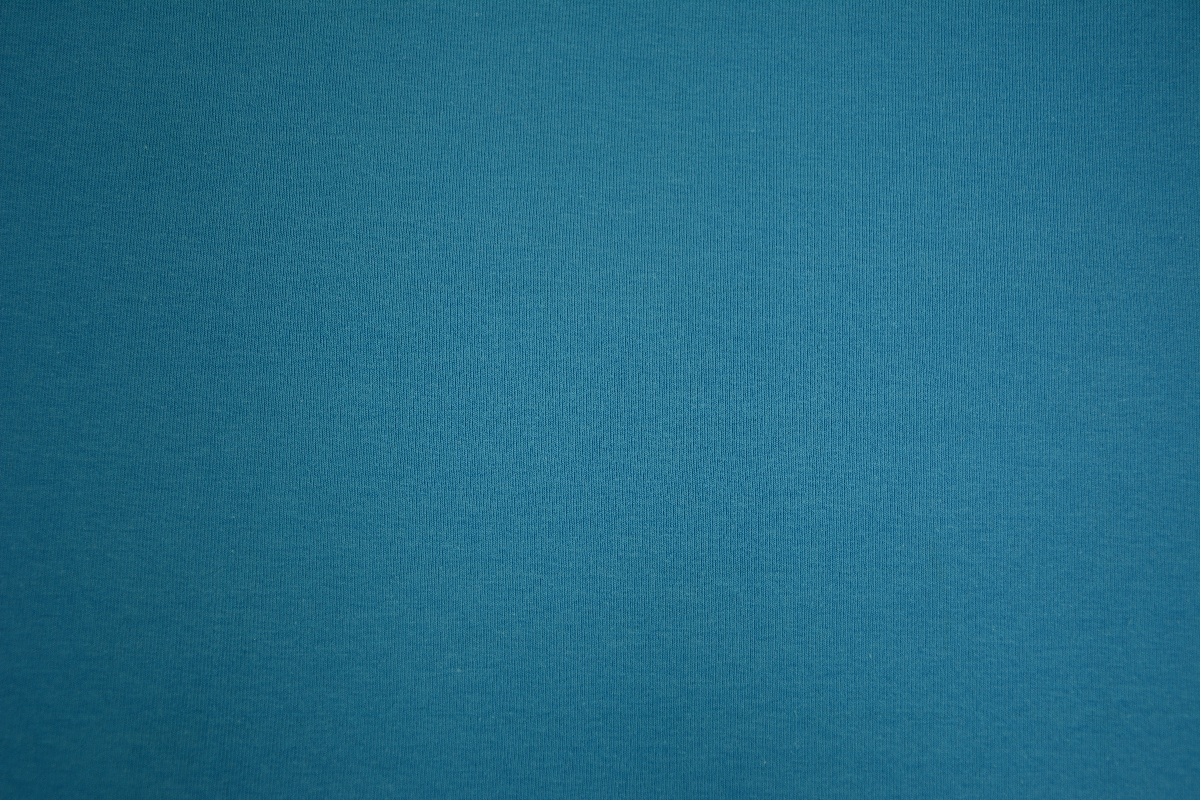
#> input picture data/input.JPG, 1200 x 800 px, found by its file name
$ python AutoBarreV0.01.py   (Python 2 division)
#> lines starting #> are read from the running program, lines starting #| are printed output that depends on the picture; after the words box and inside, x2 and y2 are one past the last pixel; in counts of white or black regions, pixels touching at a corner belong together; long printed decimals are rounded
# -*- coding: utf-8 -*-
"""

07/28/2017:	v0.01 trying to make it automatic

"""
from Tkinter import *
import ttk
import cv2
import os
import numpy as np
import math
import time
import csv

#finds worst case size we will crop to after rotation; 0.35 to approximate sqrt(2)/4
def findCropSize( raw ):
    rows, cols = raw.shape[0:2]
    print rows, cols
    cropsize = 0.35*cols
    if rows < cols:
        cropsize = 0.35*rows
    return cropsize

#rotates raw image by theta degrees, returns rotated image
def rotateTheta( raw, theta ):
    #print raw.shape
    imgcenter = tuple(np.array(raw.shape[0:2])/2)

    #print imgcenter
    M = cv2.getRotationMatrix2D((imgcenter[1],imgcenter[0]), theta, 1.0)
    #print M

    rotated = cv2.warpAffine(raw, M, (raw.shape[1],raw.shape[0]), flags=cv2.INTER_LINEAR)

    return rotated

#crops image to centered square of specified size, returns cropped image
def autoCrop ( raw , cropsize ):
    rows, cols = raw.shape[0:2]
    cropped = raw[math.ceil(rows*0.5 - cropsize):math.floor(rows*0.5 + cropsize),math.ceil(cols*0.5 - cropsize):math.floor(cols*0.5 + cropsize)]
    return cropped

#detect - polyfit to remove brightness curve from flash, equalize, kmeans, etc
def detect( raw ):
    # [5 lines of commented-out code are left out]
    rows, cols = raw.shape
    mean = np.mean(raw, axis = 1)      #mean is a 1D type (row vector)  #creates vector of mean of each row of pixels?
    mean = np.float32(mean)
    #print raw.shape
    x = np.array(range(len(mean)))
    y = mean
    z = np.polyfit(x,y,2)    #returns vector of coefficiencts for degree 2 polynomial
    mean = [v-(z[0]*ind**2+z[1]*ind+z[2]) for ind,v in enumerate(y)]   #enumerate puts 0,1,2.. into ind and means into v
    mean = np.float32(mean)  #mean now contains error from polyfit to mean?

    criteria = (cv2.TERM_CRITERIA_MAX_ITER + cv2.TERM_CRITERIA_EPS, 20, 0.1) #max iterations and/or desired accuracy
    flags = cv2.KMEANS_RANDOM_CENTERS #let opencv choose random centers for clusters
    initial_ram = 5 #actually this is number of attempts
    #the depth of data must be 32F, that is np.float32
    error,labels,centers = cv2.kmeans(mean,2,None,criteria,initial_ram,flags)
    print error #aka "compactness"
    if centers[1] < centers[0]:
        labels = [ 1-x for x in labels]
    labels = [ x*255 for x in labels]
    #print labels
    #lables are column vector
    RowMean = np.tile(labels,[1,cols])   #the tile function is what makes the bars go all the way across by repeating "labels" numcol times
    #RowMean = RowMean.T
    detected = RowMean.astype(np.uint8)

    imgOut = np.zeros((raw.shape[0],raw.shape[0]*2),np.uint8)
    imgOut[:raw.shape[0], :raw.shape[0]] = detected
    imgOut[:raw.shape[0], raw.shape[0]:raw.shape[0]*2] = raw

    return (imgOut, error)

#main starts here
#open the file
os.chdir(os.path.dirname(os.path.realpath(__file__)))
os.chdir('data')


img_name = 'input.jpg'
raw = cv2.imread(img_name)
#> raw is the input picture: shape (800, 1200, 3); mean B, G, R 133.3, 106.6, 35.3
#cv2.imshow('%s' %img_name,raw)
if np.ndim(raw) == 3:
    raw = cv2.cvtColor(raw,cv2.COLOR_BGR2GRAY)
#> raw: shape (800, 1200)
raw = cv2.equalizeHist(raw)
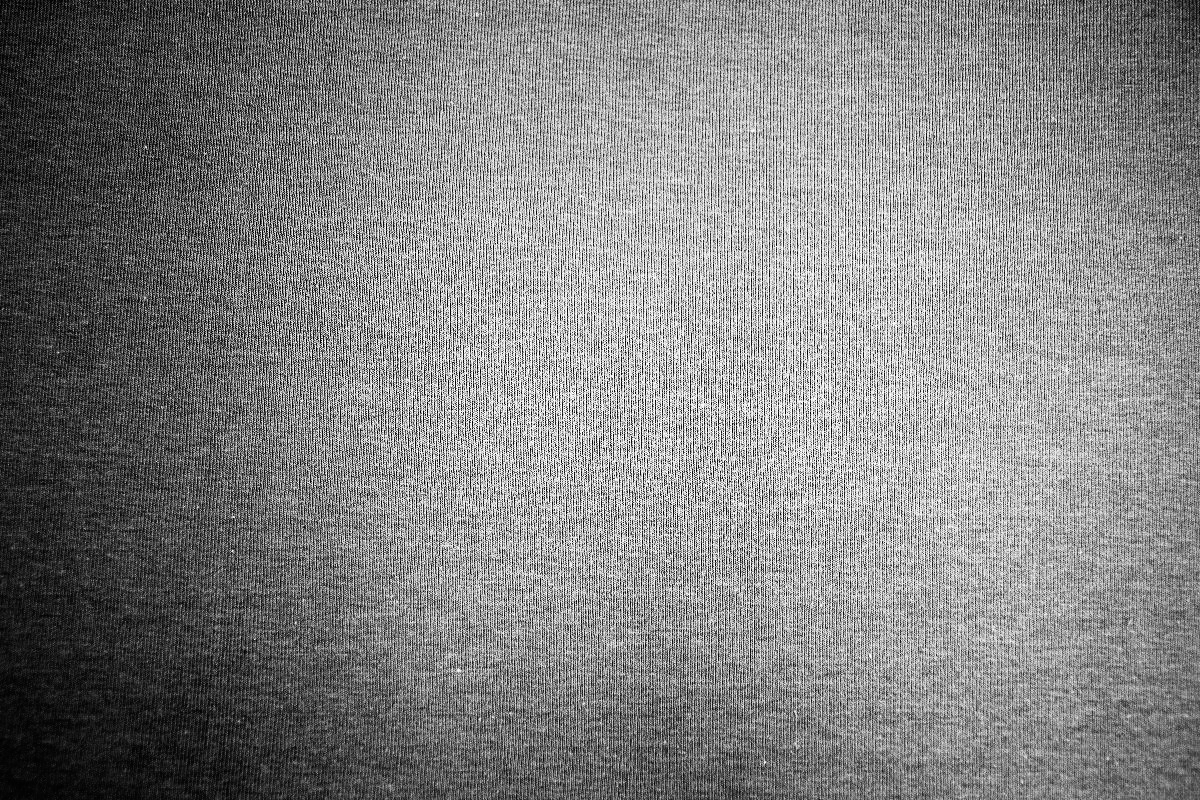
#> raw: shape (800, 1200); min 0, max 255, mean 129.7
#cv2.imshow('%s' %img_name,raw)
#find crop size
cropsize = findCropSize( raw )
#| 800 1200
#> cropsize = 280
#cropsize = 500
print cropsize
#| 280.0
maxError = 0;
thetaAtMaxError = 0;
for theta in xrange(0,180):
    tempImg = rotateTheta ( raw, theta )
    tempImg = autoCrop (tempImg,cropsize)
    (detected, error) = detect(tempImg)
    #cv2.imshow('%s' %img_name,detected)
    #cv2.waitKey(0)
    if maxError < error:
        maxError = error
        thetaAtMaxError = theta
#> this loop made 180 passes
#> (z in detect, error, centers in detect, maxError) on pass 1: ([-0.000338, 0.135, 162.4], 1841, [2.33, -2.42], 1841)
#> (z in detect, error, centers in detect) on passes 2 to 7: ([-0.000335, 0.132, 162.9], 1598.5, [1.97, -2.5]), ([-0.000337, 0.132, 163.2], 1159.8, [-2.54, 1.56]), ([-0.000338, 0.131, 163.5], 1057.3, [-2.05, 1.82]), ([-0.000339, 0.13, 163.9], 838.7, [1.64, -1.86]), ([-0.00034, 0.13, 164.1], 939.3, [1.83, -1.9]), ([-0.000341, 0.128, 164.6], 1048.2, [1.97, -1.58])
#| 1840.981
#| 1598.514
#| 1159.804
#| 1057.302
#| 838.671
#| 939.325
#| 1048.248
#| 933.462
#> (further printed lines are left out)
#> pass 1, in autoCrop, `cropped = raw[math.ceil(rows*0.5 - cropsize):math.floor(rows*0.5 + cro..`:
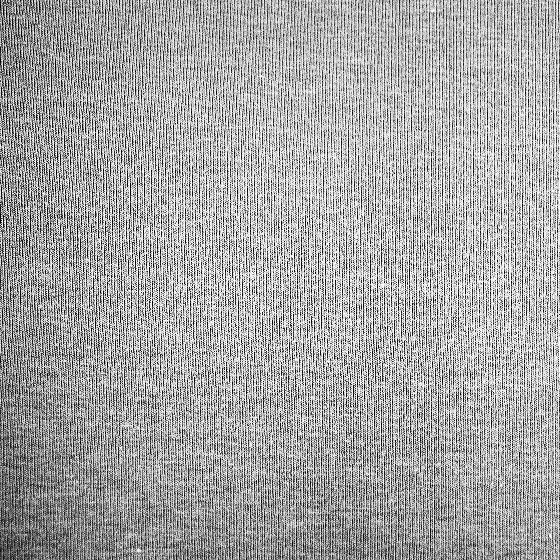
#> cropped: shape (560, 560); min 0, max 255, mean 165
#> pass 1, in detect, `RowMean = np.tile(labels,[1,cols])   #the tile function is what makes ..`:
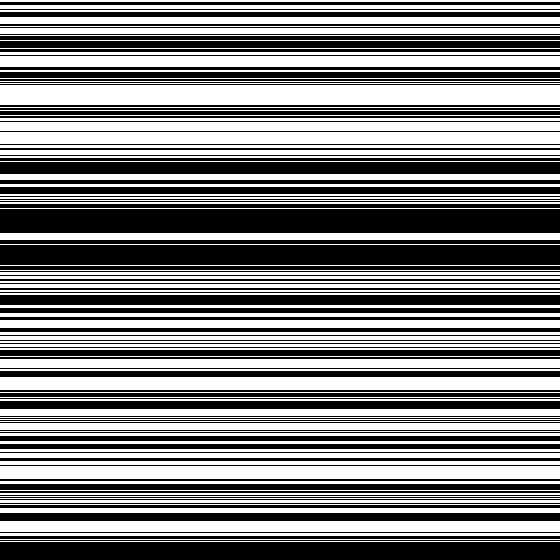
#> RowMean: shape (560, 560) int32; 50.9% white; 82 black regions, largest, box (x1, y1, x2, y2) and area: (0, 209, 560, 233) 13440, (0, 245, 560, 265) 11200, (0, 542, 560, 560) 10080
#> pass 1, `(detected, error) = detect(tempImg)`:
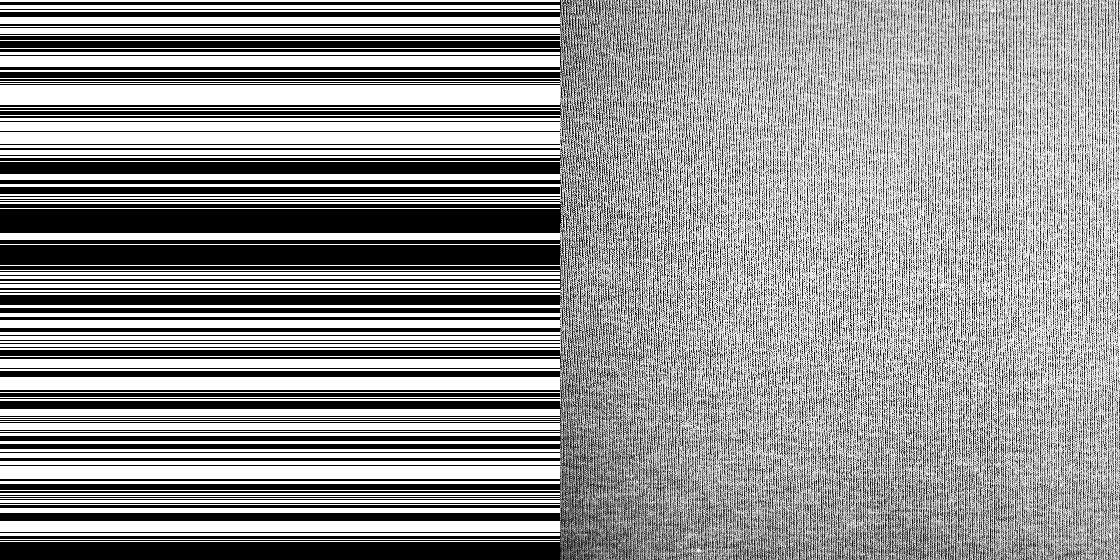
#> detected: shape (560, 1120); min 0, max 255, mean 147.4
#> after the loop:
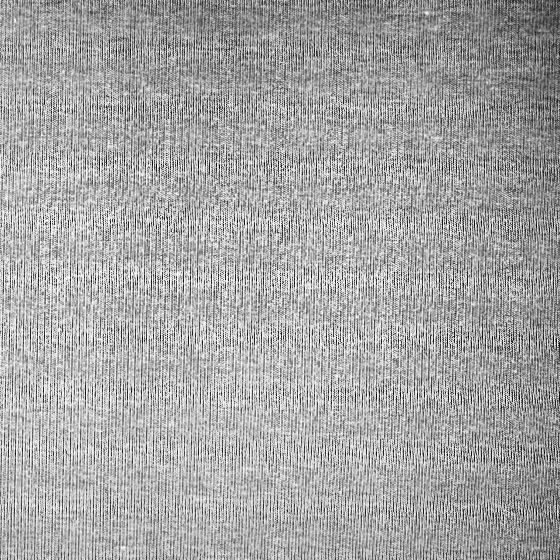
#> tempImg: shape (560, 560); min 0, max 255, mean 165

    #time.sleep(10)
print thetaAtMaxError
#| 90
print maxError
#| 35394.985
tempImg = rotateTheta ( raw, thetaAtMaxError + 90 ) #for real images
#> tempImg: shape (800, 1200)
#tempImg = rotateTheta ( raw, thetaAtMaxError) #for standard images
tempImg = autoCrop (tempImg,cropsize)
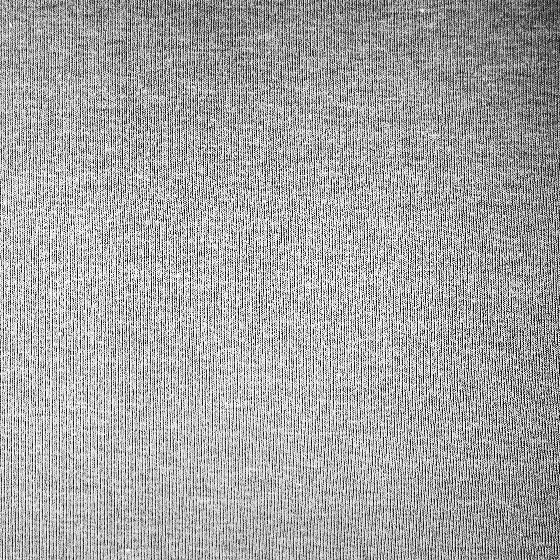
#> tempImg: shape (560, 560); min 0, max 255, mean 165
(detected, error) = detect(tempImg)
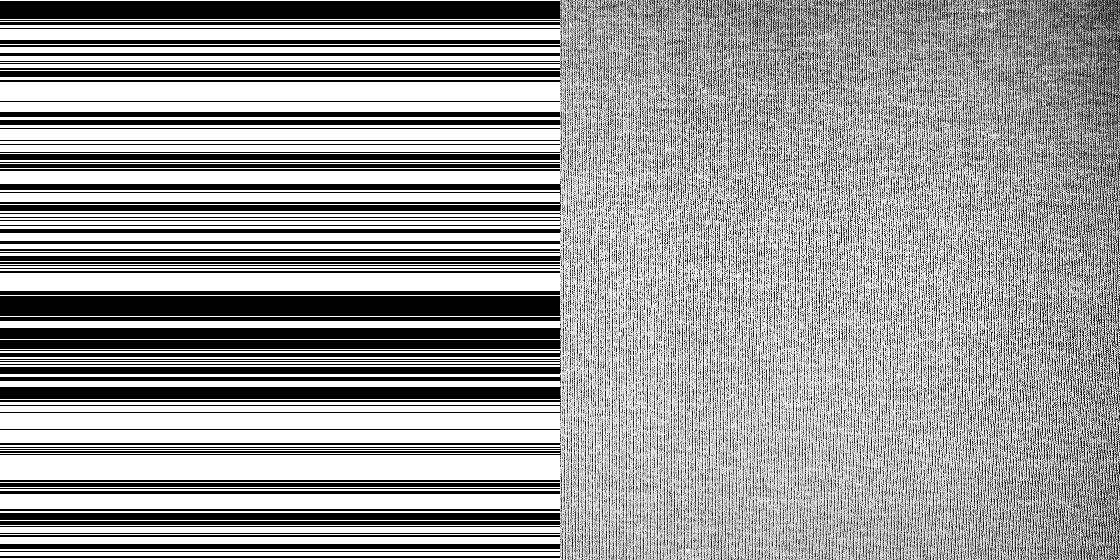
#> detected: shape (560, 1120); min 0, max 255, mean 155.8
cv2.imshow('%s' %img_name,detected)
cv2.imwrite('output0.jpg',detected)
cv2.waitKey(0)
blurTemp = tempImg

with open('output.csv', 'wb') as csvfile:
    #create csv-writer-object
    outputwriter = csv.writer(csvfile, delimiter=' ',
                              quotechar=',', quoting=csv.QUOTE_MINIMAL)

    #write header
#> (the run stopped early here; a loop or call above may not have finished)
